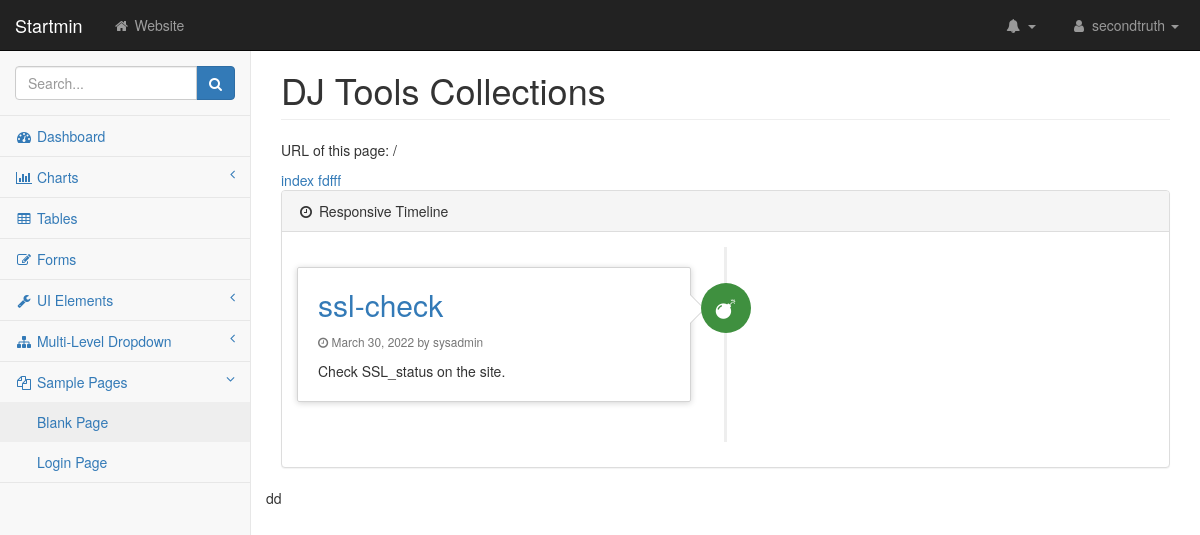
The page / on the database its author committed.
### service/models.py (models this page shows, shortened)
class Services(models.Model):
    service_title = models.CharField(max_length=100)
    service_desc = models.TextField()
    service_create_date = models.DateTimeField(default=timezone.now)
    service_author = models.ForeignKey(User,on_delete=models.CASCADE)
    service_url = models.CharField(max_length=100)
    service_status = models.IntegerField(default=1)

### service/views.py (the view)
# urls.py: path('', ServicesListView.as_view(), name='service-home'),
class ServicesListView(ListView):
    model = Services
    template_name = 'service/services.html'
    context_object_name = 'services'

### service/templates/service/services.html
 {% extends 'service/base.html' %}
 {% block content %}
    <a> index fdfff </a>
    <div class="panel panel-default">
      <div class="panel-heading">
          <i class="fa fa-clock-o fa-fw"></i> Responsive Timeline
      </div>
      <div class="panel-body">
          <ul class="timeline">
            {% for service in services %}
                {% if   service.service_status == 1 %}
                    <li class="{% cycle '' 'timeline-inverted' %}">
                            <div class="timeline-badge  success"><i class="fa fa-bomb"></i></div>
                            <div class="timeline-panel">
                                <div class="timeline-heading">
                                    <h2 class="timeline-title"> <a href="{% url 'sslapp-sslcheck' %}">{{ service.service_title}} </a></h2>
                                    <p>
                                        <small class="text-muted"><i class="fa fa-clock-o"></i>  {{ service.service_create_date|date:"F d, Y" }}
                                        by {{ service.service_author }}
                                        </small>
                                    </p>
                                </div>
                                <div class="timeline-body">
                                    <p>{{ service.service_desc }}.</p>
                                </div>
                            </div>
                    </li>
                {% endif %}
            {% endfor %}
          </ul>
      </div>
  </div>
 {% endblock content %}

### service/static/service/css/startmin.css (style rules this page uses)
body { background-color: #f8f8f8; }

### service/static/service/css/timeline.css (style rules this page uses)
.timeline { position: relative; padding: 20px 0 20px; list-style: none; }
.timeline:before { content: " "; position: absolute; top: 0; bottom: 0; left: 50%; width: 3px; margin-left: -1.5px; background-color: #eeeeee; }
.timeline > li { position: relative; margin-bottom: 20px; }
.timeline > li:before, .timeline > li:after { content: " "; display: table; }
.timeline > li:after { clear: both; }
.timeline > li > .timeline-panel { float: left; position: relative; width: 46%; padding: 20px; border: 1px solid #d4d4d4; border-radius: 2px; -webkit-box-shadow: 0 1px 6px rgba(0,0,0,0.175); box-shadow: 0 1px 6px rgba(0,0,0,0.175); }
.timeline > li > .timeline-panel:before { content: " "; display: inline-block; position: absolute; top: 26px; right: -15px; border-top: 15px solid transparent; border-right: 0 solid #ccc; border-bottom: 15px solid transparent; border-left: 15px solid #ccc; }
.timeline > li > .timeline-panel:after { content: " "; display: inline-block; position: absolute; top: 27px; right: -14px; border-top: 14px solid transparent; border-right: 0 solid #fff; border-bottom: 14px solid transparent; border-left: 14px solid #fff; }
.timeline > li > .timeline-badge { z-index: 100; position: absolute; top: 16px; left: 50%; width: 50px; height: 50px; margin-left: -25px; border-radius: 50% 50% 50% 50%; text-align: center; font-size: 1.4em; line-height: 50px; color: #fff; background-color: #999999; }
.timeline-badge.success { background-color: #3f903f !important; }
.timeline-title { margin-top: 0; color: inherit; }
.timeline-body > p, .timeline-body > ul { margin-bottom: 0; }

### rows shown on the page
Services: service_title "ssl-check", service_create_date "March 30, 2022", service_author "sysadmin", service_desc "Check SSL_status on the site"

### other values the page prints
{{ request.get_full_path }} "/"
